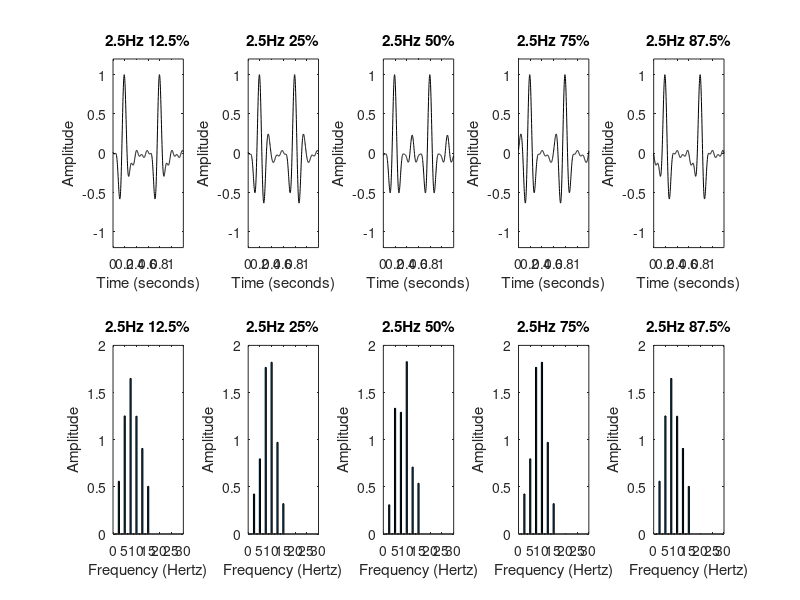

This figure's MATLAB source:
%%% simulation of EEG response across harmonics for different duty cycles
clearvars; close all;
ff=2.5; % fondamental frequency

%% Generate onset/offset response (i.e. odd and even harmonics)
nT=512; % has to be divisible by 64
wtSize = 1.2; % size of time window = 1.2 sec
t=linspace(0,wtSize,nT); 

wList= [1:1:12]'; % max Freq is 12
nF = length(wList);
wAmp = [linspace(.05,1,nF/2) linspace(1,.25,nF/2) ]'; % define the amplitude response change with frequencies (peak around 8Hz)
wAmp(2:2:end) = wAmp(2:2:end)*1;
%%%%%%%%%%%%% what is the phase for? useful for waveform, less for
%%%%%%%%%%%%% spectrum, looks better with the multiplication
% wPhase = (-1*wList)+repmat([3*pi/2 4*pi/3]',nF/2,1);
wPhase = (-1*wList)+repmat([0*pi/2 0*pi/2]',nF/2,1);

wAmp = cos(wPhase).*wAmp + 1i.*sin(wPhase).*wAmp;


%% Make a fourier basis set for an easy waveform creator:
allDC = [0.125 0.25 0.5 0.75 0.875];

for dc=1:length(allDC)
    dutyCycle= allDC(dc);
    clear waveForm

    fourierBasis = dftmtx(nT);
    invFourier  = conj(fourierBasis)/nT;
    waveForm = wAmp'*fourierBasis(wList+1,:);
    waveForm = real(waveForm);
    % 1.25Hz
    if ff == 1.25
        waveForm = waveForm + circshift(waveForm,round(nT*dutyCycle)); % On + Off responses
    else
        % 2.5 Hz
        if ff==2.5
            nbCy = 2;
            %     figure;plot(circshift(circshift(waveForm,nT/2),round(nT/2*dutyCycle)))
            %     figure;plot(waveForm + circshift(waveForm,round(nT/2*dutyCycle)) + circshift(waveForm,nT/2) + circshift(circshift(waveForm,nT/2),round(nT/2*dutyCycle)));
            %         waveForm = waveForm + circshift(waveForm,round(nT/2*dutyCycle)) + circshift(waveForm,nT/2) + circshift(circshift(waveForm,nT/2),round(nT/2*dutyCycle));
        elseif ff==5
            nbCy = 4;
        elseif ff==10
            nbCy = 8;
        end
        % ON responses
        for mm=1:nbCy-1
            waveForm = waveForm + circshift(waveForm,mm*nT/nbCy);
        end
%         figure;plot(waveForm)
%         figure;plot(circshift(waveForm,(nT/nbCy)*dutyCycle))
        % OFF responses
        waveForm = waveForm + circshift(waveForm/4,(nT/nbCy)*dutyCycle);
    end
    
    waveForm = waveForm./max(abs(waveForm));
    
    wAmp2= nF*(abs(invFourier(wList+1,:)*waveForm'));
    
    %Make spec plot
    freqs = 1.25*(0:.5:20);
    amps = 0*ones(size(freqs));
    amps(2*wList+1)=abs(wAmp2);
    
    
    %% figures
    %timecourse panel
    figure(100)
    subplot(2,5,dc)
    plot(t,waveForm,'k');
    xlabel('Time (seconds)')
    ylabel('Amplitude');
    ylim([-1.2 1.2])
    xlim([0 wtSize])
    title([num2str(ff) 'Hz ' num2str(dutyCycle*100) '%'])

    subplot(2,5,dc+5)
    if exist('pdSpecPlot')
        pdSpecPlot(freqs,amps,[]);
    else
        bar(freqs,amps);
    end
    xlim([0 30])
    xlabel('Frequency (Hertz)')
    ylabel('Amplitude');
    title([num2str(ff) 'Hz ' num2str(dutyCycle*100) '%'])
end
set(100, 'Position', [0 0 1000 500])
saveas(100,['figures' filesep 'simulHarmonics' num2str(ff) 'Hz'],'png')
